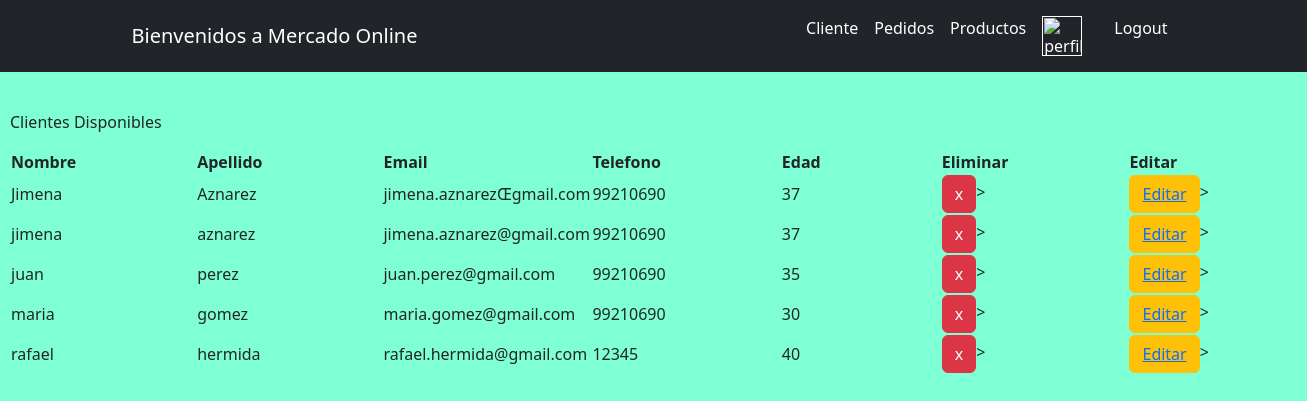
The page /MercadoApp/cliente/ on the database as committed earlier.
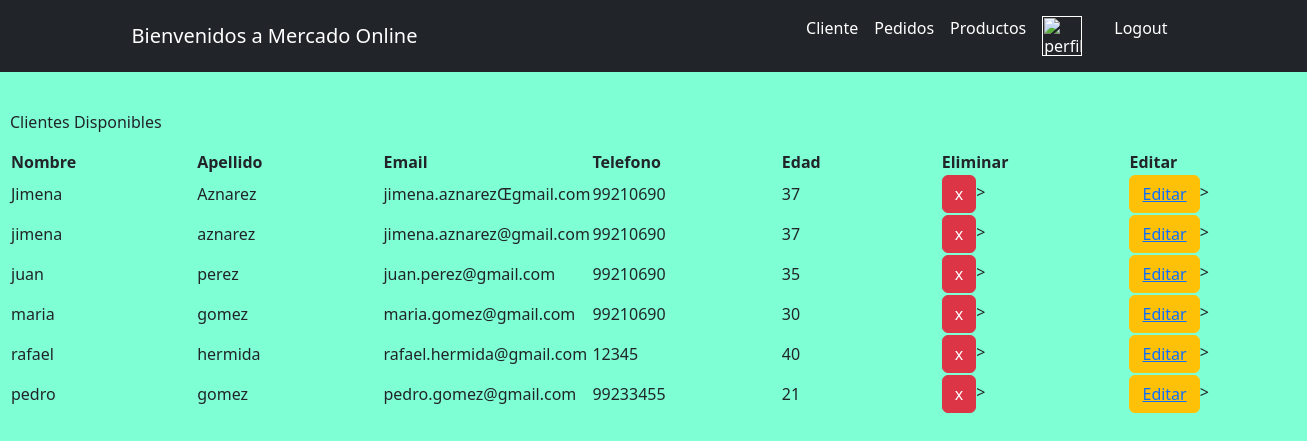
The same page on the database as committed later.
### MercadoApp/models.py (models this page shows, shortened)
class Cliente(models.Model):
    nombre = models.CharField(max_length=30)
    apellido = models.CharField(max_length=30)
    email = models.EmailField()
    telefono = models.IntegerField()
    edad = models.IntegerField()

### MercadoApp/views.py (the view)
# urls.py: path("cliente/", cliente, name="Cliente"),
def cliente(request):
    Clientes = Cliente.objects.all() #pido toda la informacion que tenga Cliente alojada en su base de datos
    return render(request, "MercadoApp/Cliente.html", {"Clientes": Clientes}) #genera una lista con los datos de todos los clientes, y que podemos usar luego en el template Clientes

### MercadoApp/templates/MercadoApp/Cliente.html (shortened to what this page needs)
<div>
    {% extends "MercadoApp/inicio.html" %}
    {% load static %}
        {% block contenidoQueCambia %}
            <div class="formClienteFormulario">
            <p>Clientes Disponibles</p>
            <table id="tableInfoClientes">
                <tr id="tituloTablaClientes">
                    <th>Nombre</th>
                    <th>Apellido</th>
                    <th>Email</th>
                    <th>Telefono</th>
                    <th>Edad</th>
                    <th>Eliminar</th>
                    <th>Editar</th>
                </tr>
                <tr>
                    {% for cliente in Clientes %}
                        <tr>
                            <td>{{cliente.nombre}}</td>
                            <td>{{cliente.apellido}}</td>
                            <td>{{cliente.email}}</td>
                            <td>{{cliente.telefono}}</td>
                            <td>{{cliente.edad}}</td>
                            <td><button class="btn btn-danger btnEliminar"><a href="{% url 'eliminarCliente' cliente.nombre %}" >x</a></button>></td>
                            <td><button class="btn btn-warning btnEditar"><a href="{% url 'editarCliente' cliente.nombre %}" >Editar</a></button>></td>
                        </tr>
                    {% endfor%}
                </tr>
            </table>
            </div>
        {% endblock %}

### MercadoApp/templates/MercadoApp/inicio.html (shortened to what this page needs)
<!DOCTYPE html>
<html lang="en">
<head>
    {% load static %}
    <link href="{% static 'MercadoApp/css/Jime.css'%}" rel="stylesheet"/>
    <link href="{% static 'MercadoApp/css/bootstrap.min.css'%}" rel="stylesheet"/>
</head>
<body>
    <nav class="navbar navbar-expand-lg  fixed-top bg-dark" id="mainNav">
        <div class="container px-4 px-lg-5">
            <a class="navbar-brand navText" href="#page-top">Bienvenidos a Mercado Online</a>
            <div class="collapse navbar-collapse" id="navbarResponsive">
                <ul class="navbar-nav ms-auto">
                    <li class="nav-item"><a class="nav-link navText" href="{% url 'Cliente' %}">Cliente</a></li>
                    <li class="nav-item"><a class="nav-link navText" href="{% url 'Pedidos' %}">Pedidos</a></li>
                    <li class="nav-item"><a class="nav-link navText" href="{% url 'Productos' %}">Productos</a></li>
                    <li class="nav-item"><a class="nav-link navText" href=""><img src="{{avatar}}" width="40px" alt="perfil"></a></li>
                    <li class="nav-item"><a class="nav-link navText" href="{% url 'perfil' %}">{{user.username}}</a></li>
                    <li class="nav-item"><a class="nav-link navText" href="{% url 'Logout' %}">Logout</a></li>
                </ul>
            </div>
        </div>
    </nav>
    <div class="contenido">
        {% block contenidoQueCambia %}{% endblock %}
    </div>
</body>
</html>

### MercadoApp/static/MercadoApp/css/Jime.css (style rules this page uses)
body { background-color: aquamarine !important; }
.navText { color: white !important; }
.contenido { margin-top: 100px !important; padding: 10px; }
#tableInfoClientes tr th { padding-right: 120px; }
.btnEliminar a { border-radius: 15px !important; color: white !important; text-decoration: none !important; }

Rows that differ between the two databases and show on the page:
added Cliente: nombre "pedro", apellido "gomez", email "pedro.gomez@gmail.com", telefono "99233455", edad "21"
